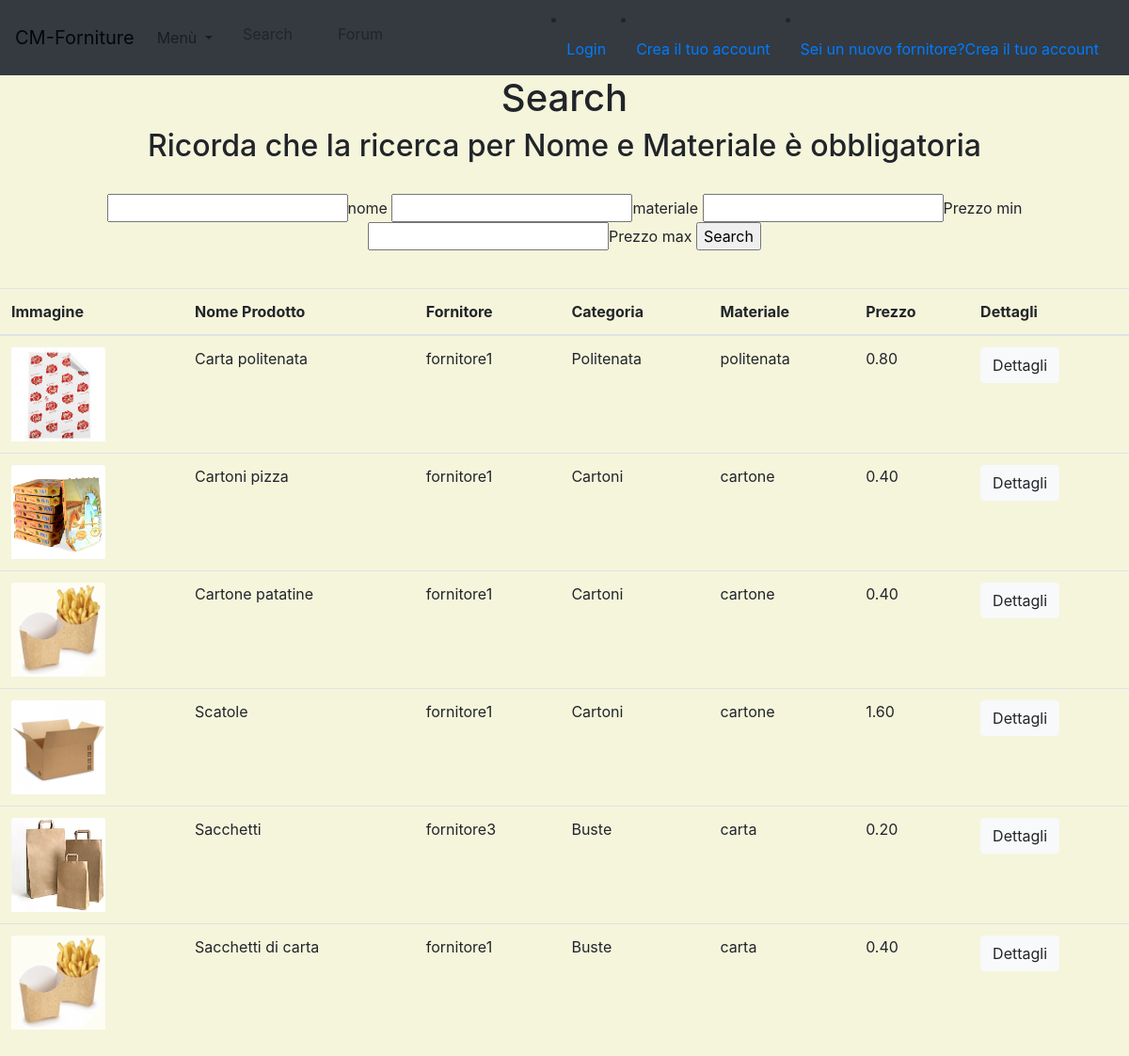
Screenshot of /products/ with the database file from the repository.
### products/models.py (models this page shows, shortened)
class Prodotti(models.Model):
    owner = models.ForeignKey(Owner, related_name='prodotti', on_delete=models.PROTECT)
    categoria = models.ForeignKey(Categoria,on_delete=models.CASCADE)
    name = models.CharField(max_length=255,)
    dimensione = models.CharField(max_length=255, default=None)
    tipo_materiale = models.CharField(max_length=255,default=None)
    price = models.CharField(max_length=255)
    image = models.ImageField(upload_to=upload_image_path, null=True, blank=True)

class Categoria(models.Model):
    nome = models.CharField(max_length=255, null=False,blank=False)
    image = models.ImageField(upload_to=upload_image_path, null=True, blank=True)
    def __str__(self):
        return self.nome

### user_manage/models.py (models this page shows)
class Owner(models.Model):
    user = models.OneToOneField(User, on_delete=models.CASCADE, primary_key=True,related_name='proprietario')
    def __str__(self):
        return self.user.username

class User(AbstractUser):
    is_owner = models.BooleanField('owne status',default=False)
    is_client = models.BooleanField('client status',default=False)

### products/views.py (the view)
# urls.py: path('',SearchView.as_view() , name='search'),
class SearchView(ListView):
    model = Prodotti
    form_class = SearchForm
    template_name = "products/search2.html"
    context_object_name = 'search_list'
    success_url = reverse_lazy('prod:products-category')
    def get_queryset(self):
            nome= self.request.GET.get('nome')
            material=self.request.GET.get('material')
            min_price = self.request.GET.get('min_price')
            max_price = self.request.GET.get('max_price')
            if nome and material:
                                if min_price:
                                                if max_price:
                                                            qs = self.model.objects.filter(name__icontains=nome,tipo_materiale__icontains=material,price__gte=min_price,price__lte=max_price).order_by('-price')
                                                else:
                                                            qs = self.model.objects.filter(name__icontains=nome,tipo_materiale__icontains=material ,price__gte=min_price).order_by('-price')
                                else:
                                                             qs = self.model.objects.filter(name__icontains=nome,tipo_materiale__icontains=material).order_by('-price')
            else:
                        qs= self.model.objects.all()
            return qs
    def get_context_data(self, *, object_list=None, **kwargs):
        context = super(SearchView,self).get_context_data(**kwargs)
        context['form'] = SearchForm(initial= {
            'nome': self.request.GET.get('nome'),
            'material': self.request.GET.get('material'),
            'min_price': self.request.GET.get('min_price'),
            'max_price': self.request.GET.get('max_price'),
        })
        return context

### products/forms.py
class SearchForm(forms.Form):
    nome = CharField(required=True)
    material = CharField(required=False)
    min_price = IntegerField(required=False,min_value=0)
    max_price = IntegerField(required=False,min_value=0)

### products/templates/products/search2.html
{% extends 'base.html' %}
{% load crispy_forms_tags %}
{% block content %}
    <h1>Search</h1>
    <h2>Ricorda che la ricerca per Nome e Materiale è obbligatoria </h2>
    <br>
    <form method='GET'>
        <p>
            {{ form.nome }}nome
            {{ form.material }}materiale
            {{ form.min_price }}Prezzo min
            {{ form.max_price }}Prezzo max
            <input class="button" type='submit' value="Search">
        </p>
        <br>
        <table class="table table-hover">
            <thead>
            <tr>
                <th>Immagine</th>
                <th>Nome Prodotto</th>
                <th>Fornitore</th>
                <th>Categoria</th>
                <th>Materiale</th>
                <th>Prezzo</th>
                <th>Dettagli</th>
            </tr>
            </thead>
            {% for s in search_list %}
                <tr>
                    <td> <img src="{{ s.image.url }}" style="height: 100px; width: 100px"; class="card-img-top" alt="..."></td>
                    <td>{{ s.name }}</td>
                    <td>{{ s.owner }}</td>
                    <td>{{ s.categoria }}</td>
                    <td>{{ s.tipo_materiale }}</td>
                    <td>{{ s.price }} </td>
                    <td> <a href="{% url 'prod:products-detail' s.pk %}" class="btn btn-light" type="button">Dettagli</a></td>
                </tr>
            {% endfor %}
        </table>
    </form>
{% endblock %}

### templates/base.html (shortened to what this page needs)
{% load static %}
<!doctype html>
<html lang="en">
<head>
    <link rel="stylesheet"
          href="https://cdn.jsdelivr.net/npm/bootstrap@4.6.1/dist/css/bootstrap.min.css"
>
    <link rel="stylesheet" href="{% static 'css/main.css' %}">
    <nav class="navbar  navbar-expand-lg navbar-light bg-dark">
        <a class="navbar-brand" href="{%  url 'homepage' %}">CM-Forniture</a>
        <div class="collapse navbar-collapse" id="navbarSupportedContent">
            <ul class="navbar-nav mr-auto">
                <li class="nav-item dropdown">
                    <a class="nav-link dropdown-toggle" href="#" id="navbarDropdown" role="button" data-toggle="dropdown" aria-expanded="false">
                        Menù
                    </a>
                </li>
                <li class="nav-item">
                    <a class="dropdown-item" href="{% url "prod:search" %}">Search</a>
                </li>
                <li>
                    <a class="dropdown-item" href="{%  url 'forum:thread-list' %} ">Forum</a>
                </li>
            </ul>
            {% if user.is_authenticated %}
                <li class="nav-item">
                    <a class="nav-link" href="{%  url "logout" %}">Logout</a>
                </li>
            {% else %}
                <li class="nav-item">
                    <a class="nav-link" href="{%  url "login" %}">Login</a>
                </li>
                <li class="nav-item">
                    <a class="nav-link" href="{%  url "utente:user-create" %}">Crea il tuo account</a>
                </li>
                <li class="nav-item">
                    <a class="nav-link" href="{% url "utente:owne-create" %}">Sei un nuovo fornitore?Crea il tuo account</a>
                </li>
            {% endif %}
        </div>
    </nav>
</head>
<body>
{% block content %}
{% endblock %}
</body>
</html>

### static/css/main.css (style rules this page uses)
body { background-color: beige; }
h1, h2, h3,h4,h5,h6, p { text-align: center; }

### rows the page displays
Prodotti: image (picture), name "Carta politenata", owner "fornitore1", categoria "Politenata", tipo_materiale "politenata", price "0.80"
Prodotti: image (picture), name "Cartoni pizza", owner "fornitore1", categoria "Cartoni", tipo_materiale "cartone", price "0.40"
Prodotti: image (picture), name "Cartone patatine", owner "fornitore1", categoria "Cartoni", tipo_materiale "cartone", price "0.40"
Prodotti: image (picture), name "Scatole", owner "fornitore1", categoria "Cartoni", tipo_materiale "cartone", price "1.60"
Prodotti: image (picture), name "Sacchetti", owner "fornitore3", categoria "Buste", tipo_materiale "carta", price "0.20"
Prodotti: image (picture), name "Sacchetti di carta", owner "fornitore1", categoria "Buste", tipo_materiale "carta", price "0.40"
